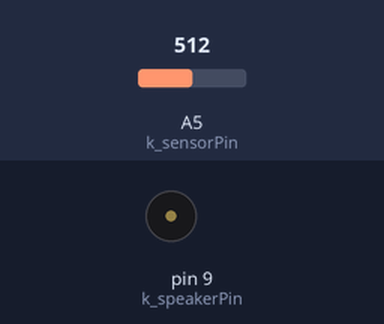
A sketch run on a simulated Arduino Uno, built with avr-gcc and run on an emulated ATmega328P. Parts: buzzer (waves = sounding). The test bench sets the inputs (shaded band); at power-on: A5 (k_sensorPin) = 512.

Above: at 9.07 s.
9.1 s: A5 (k_sensorPin) set to 109
17.3 s: A5 (k_sensorPin) set to 90
At 19.6 s:
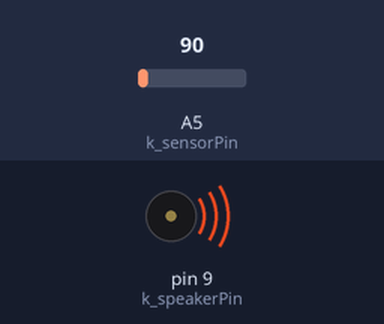
25.5 s: A5 (k_sensorPin) set to 110
At 32.6 s:
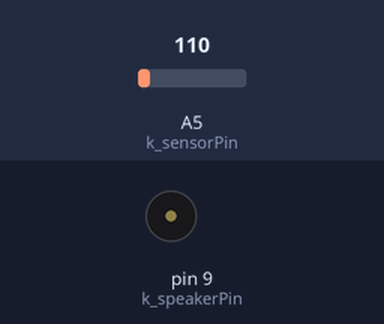
Timing chart, 0 to 39.7 s (numbered marks = the images above; inputs shaded):
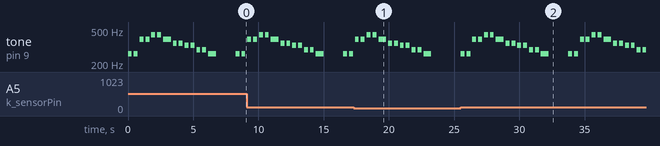

The sketch:

Chap7_4.pde
```cpp
#include "pitches.h"

const int k_speakerPin = 9;
const int k_sensorPin = A5;
const int k_threshold = 100;

#define NUM_NOTES 15

const int notes[NUM_NOTES] = // a 0 represents a rest
{
  NOTE_C4, NOTE_C4, NOTE_G4, NOTE_G4,
  NOTE_A4, NOTE_A4, NOTE_G4, NOTE_F4,
  NOTE_F4, NOTE_E4, NOTE_E4, NOTE_D4,
  NOTE_D4, NOTE_C4, 0
};

const int beats[NUM_NOTES] = {
  1, 1, 1, 1, 1, 1, 2, 1, 1, 1, 1, 1, 1, 2, 4 };
const int tempo = 300;

void setup()
{
  pinMode(k_speakerPin, OUTPUT);
}

void loop()
{
  if (analogRead(k_sensorPin) >= k_threshold) {
    playTune();
  }
}

void playTune()
{
  for (int i = 0; i < NUM_NOTES; i++) {
    if (notes[i] == 0) {
      delay(beats[i] * tempo); // rest
    }
    else {
      ourTone(notes[i], beats[i] * tempo);
    }
    // pause between notes
    delay(tempo / 2);
  }
}


void ourTone(int freq, int duration)
{
  tone(k_speakerPin, freq, duration);
  delay(duration);
  noTone(k_speakerPin);
}
```

pitches.h
```cpp
/*************************************************
 * Public Constants
 *************************************************/

#define NOTE_B0  31
#define NOTE_C1  33
#define NOTE_CS1 35
#define NOTE_D1  37
#define NOTE_DS1 39
#define NOTE_E1  41
#define NOTE_F1  44
#define NOTE_FS1 46
#define NOTE_G1  49
#define NOTE_GS1 52
#define NOTE_A1  55
#define NOTE_AS1 58
#define NOTE_B1  62
#define NOTE_C2  65
#define NOTE_CS2 69
#define NOTE_D2  73
#define NOTE_DS2 78
#define NOTE_E2  82
#define NOTE_F2  87
#define NOTE_FS2 93
#define NOTE_G2  98
#define NOTE_GS2 104
#define NOTE_A2  110
#define NOTE_AS2 117
#define NOTE_B2  123
#define NOTE_C3  131
#define NOTE_CS3 139
#define NOTE_D3  147
#define NOTE_DS3 156
#define NOTE_E3  165
#define NOTE_F3  175
#define NOTE_FS3 185
#define NOTE_G3  196
#define NOTE_GS3 208
#define NOTE_A3  220
#define NOTE_AS3 233
#define NOTE_B3  247
#define NOTE_C4  262
#define NOTE_CS4 277
#define NOTE_D4  294
#define NOTE_DS4 311
#define NOTE_E4  330
#define NOTE_F4  349
#define NOTE_FS4 370
#define NOTE_G4  392
#define NOTE_GS4 415
#define NOTE_A4  440
#define NOTE_AS4 466
#define NOTE_B4  494
#define NOTE_C5  523
#define NOTE_CS5 554
#define NOTE_D5  587
#define NOTE_DS5 622
#define NOTE_E5  659
#define NOTE_F5  698
#define NOTE_FS5 740
#define NOTE_G5  784
#define NOTE_GS5 831
#define NOTE_A5  880
#define NOTE_AS5 932
#define NOTE_B5  988
#define NOTE_C6  1047
#define NOTE_CS6 1109
#define NOTE_D6  1175
#define NOTE_DS6 1245
#define NOTE_E6  1319
#define NOTE_F6  1397
#define NOTE_FS6 1480
#define NOTE_G6  1568
#define NOTE_GS6 1661
#define NOTE_A6  1760
#define NOTE_AS6 1865
#define NOTE_B6  1976
#define NOTE_C7  2093
#define NOTE_CS7 2217
#define NOTE_D7  2349
#define NOTE_DS7 2489
#define NOTE_E7  2637
#define NOTE_F7  2794
#define NOTE_FS7 2960
#define NOTE_G7  3136
#define NOTE_GS7 3322
#define NOTE_A7  3520
#define NOTE_AS7 3729
#define NOTE_B7  3951
#define NOTE_C8  4186
#define NOTE_CS8 4435
#define NOTE_D8  4699
#define NOTE_DS8 4978
```

Measured:
- the behaviour switches between 100 and 99 on A5 (k_sensorPin) (found by bisection; images 0 and 1)
- after the input at 17.3 s, tone on pin 9 (k_speakerPin): goes on until 23.3 s, then stays silent
- after the input at 25.5 s, tone on pin 9 (k_speakerPin): plays 262 Hz for 0.30 s, 262 Hz for 0.30 s, 392 Hz for 0.30 s, 392 Hz for 0.30 s, 440 Hz for 0.30 s, 440 Hz for 0.30 s … (27 notes in this stretch), starting at once
- by itself, tone on pin 9 (k_speakerPin): plays 262 Hz for 0.30 s, 262 Hz for 0.30 s, 392 Hz for 0.30 s, 392 Hz for 0.30 s, 440 Hz for 0.30 s, 440 Hz for 0.30 s … (16 notes in this stretch)
